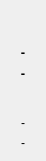
<?xml version="1.0" encoding="UTF-8"?>
<ui version="4.0">
 <class>PlaylistItemOverlay</class>
 <widget class="QWidget" name="PlaylistItemOverlay">
  <property name="geometry">
   <rect>
    <x>0</x>
    <y>0</y>
    <width>46</width>
    <height>161</height>
   </rect>
  </property>
  <property name="windowTitle">
   <string>Form</string>
  </property>
  <property name="styleSheet">
   <string notr="true"/>
  </property>
  <layout class="QVBoxLayout" name="verticalLayout">
   <property name="leftMargin">
    <number>0</number>
   </property>
   <property name="rightMargin">
    <number>0</number>
   </property>
   <item alignment="Qt::AlignHCenter">
    <widget class="QLabel" name="typeLabel">
     <property name="sizePolicy">
      <sizepolicy hsizetype="Expanding" vsizetype="Preferred">
       <horstretch>0</horstretch>
       <verstretch>0</verstretch>
      </sizepolicy>
     </property>
     <property name="minimumSize">
      <size>
       <width>28</width>
       <height>28</height>
      </size>
     </property>
     <property name="maximumSize">
      <size>
       <width>28</width>
       <height>28</height>
      </size>
     </property>
     <property name="text">
      <string/>
     </property>
     <property name="scaledContents">
      <bool>true</bool>
     </property>
    </widget>
   </item>
   <item>
    <widget class="QLabel" name="containerLabel">
     <property name="sizePolicy">
      <sizepolicy hsizetype="Expanding" vsizetype="Preferred">
       <horstretch>0</horstretch>
       <verstretch>0</verstretch>
      </sizepolicy>
     </property>
     <property name="font">
      <font>
       <pointsize>10</pointsize>
       <weight>75</weight>
       <bold>true</bold>
      </font>
     </property>
     <property name="text">
      <string>-</string>
     </property>
     <property name="alignment">
      <set>Qt::AlignCenter</set>
     </property>
    </widget>
   </item>
   <item>
    <widget class="QLabel" name="countLabel">
     <property name="sizePolicy">
      <sizepolicy hsizetype="Expanding" vsizetype="Preferred">
       <horstretch>0</horstretch>
       <verstretch>0</verstretch>
      </sizepolicy>
     </property>
     <property name="font">
      <font>
       <pointsize>10</pointsize>
       <weight>75</weight>
       <bold>true</bold>
      </font>
     </property>
     <property name="text">
      <string>-</string>
     </property>
     <property name="alignment">
      <set>Qt::AlignCenter</set>
     </property>
    </widget>
   </item>
   <item>
    <spacer name="verticalSpacer">
     <property name="orientation">
      <enum>Qt::Vertical</enum>
     </property>
     <property name="sizeHint" stdset="0">
      <size>
       <width>5</width>
       <height>40</height>
      </size>
     </property>
    </spacer>
   </item>
   <item>
    <widget class="QLabel" name="vq">
     <property name="font">
      <font>
       <pointsize>9</pointsize>
      </font>
     </property>
     <property name="text">
      <string>-</string>
     </property>
     <property name="alignment">
      <set>Qt::AlignCenter</set>
     </property>
    </widget>
   </item>
   <item>
    <widget class="QLabel" name="aq">
     <property name="font">
      <font>
       <pointsize>9</pointsize>
      </font>
     </property>
     <property name="text">
      <string>-</string>
     </property>
     <property name="alignment">
      <set>Qt::AlignCenter</set>
     </property>
    </widget>
   </item>
  </layout>
 </widget>
 <resources/>
 <connections/>
</ui>
